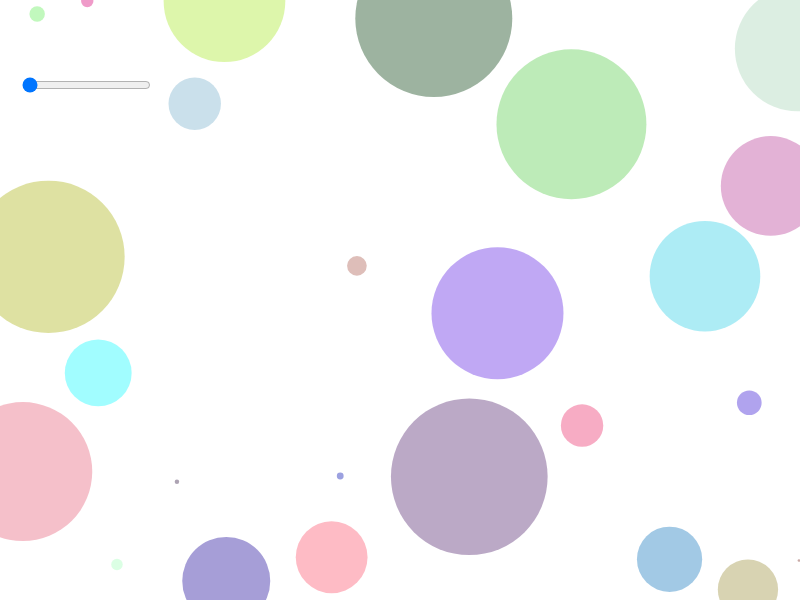
Frame 1 (no input)
Frame 60 (no input): identical to frame 1, image omitted
Frame 120 (the mouse pressed at the canvas centre since frame 60): identical to frame 1, image omitted

The p5.js sketch that drew this single still picture (run headless with seeded random() and noise() and a simulated clock; from frame 60 on, the mouse is pressed at the canvas centre):

// p5.js sketch
// ── sketch.js
let slider;

function newCircles (maxCircles) {
  circles = [];
  background(255);
  while (circles.length < maxCircles) {
    let thisCircle = new Circle(random(width), random(height), random(100));

    let badApple = false;
    for (let i = 0; i < circles.length; i++) {
      let distance = dist(thisCircle.x, thisCircle.y, circles[i].x, circles[i].y);
      if (distance < thisCircle.radius + circles[i].radius) {
        badApple = true;
      }
    }
    if (!badApple) {
      circles.push(thisCircle);
    }
  }

  for (let i = 0; i < circles.length; i++) {
    circles[i].show();
  }
  return circles;
}

function setup () {
  createCanvas(800,600);
  newCircles(25);
  slider = createSlider(25, 500, 25, 25);
  slider.position(20, 75);

}

let sliderVal = 25;
function draw () {
  if (sliderVal !== slider.value()) {
    newCircles(slider.value());
    sliderVal = slider.value();
  }
}

// ── Circle.js
class Circle {
  constructor (x, y, radius) {
    this.x = x;
    this.y = y;
    this.radius = radius;
    this.red = random(255);
    this.green = random(255);
    this.blue = random(255);
  }

  show () {
    fill(this.red, this.green, this.blue, 100);
    noStroke();
    ellipse(this.x, this.y, this.radius*2);

  }
}
